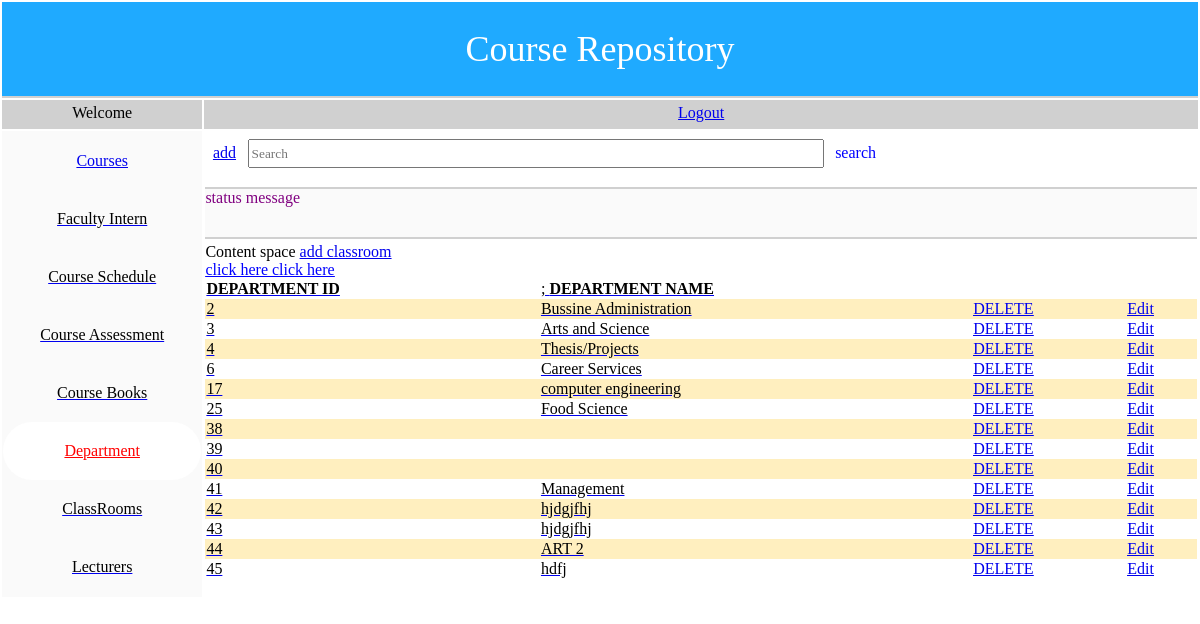
The app's page /department1.php with its own data.
### tables this page shows
CREATE TABLE IF NOT EXISTS `department` (
`Department_ID` int(11) NOT NULL,
  `Department_name` varchar(50) NOT NULL
);

### adb.php (called while the page is built, shortened)
<?php
class adb {
    var $link;
    var $result;
    function connect() {
        if($this->link)
        {
            return true;
        }
        $this->link = mysql_connect(DB_HOST , DB_USER, DB_PWORD);
        return true;
    }
    function fetch() {
        return mysql_fetch_assoc($this->result);
    }
    function query($str_sql) {
        $this->result = mysql_query($str_sql,$this->link);
        return true;
    }
}
?>

### department.php (called while the page is built, shortened)
<?php
	include_once("adb.php");
	class department extends adb{
		function display_departments(){
			if($this->connect()){
				$str_query = "SELECT department_id,department_name from department";
				if($this->query($str_query)){
					return true;
				}
			}
			return false;
			}
	}
?>

### department1.php (the view, shortened to what this page needs)
<?php
	$username = $_SESSION['user'];
?>
<html>
	<head>
		<link rel="stylesheet" href="css/style.css">
	</head>
	<body>
		<table id= "tableBody" width="100%">
            <tr>
                <td colspan="2" id="pageheader">
                    Course Repository
                </td>
            </tr>
			<tr>
                <td id = "pageheaderI"><?php echo "Welcome $username";?></td>
				<td id = "pageheaderI"><a href = "logout.php">Logout</a></td>
            </tr>
            <tr>
               <td id="mainnav">
				   <div class="menuitem" > <a href='viewcourse.php' >
                    Courses
                   </a> </div>
					<a href='assistantview.php'>  <div class="menuitem"  >
                    Faculty Intern
                    </div></a>
					 <a href='manageschedule.php' ><div class="menuitem">
                    Course Schedule
                    </div></a>
					<a href='displayassess.php'><div class="menuitem"  >
                    Course Assessment
                    </div></a>
					<a href='books2.php'><div class="menuitem">
                    Course Books
                    </div></a>
					 <div class="menuitem" style = "background-color: ffffff; border-radius: 1000px;"><a href='department1.php'   style = "color:red">
                   Department</a>
                    </div>
                     <a href='display.php'><div class="menuitem">
                   ClassRooms
                    </div></a>
                    <a href='viewlecturers.php'><div class="menuitem">
                    Lecturers
                    </div></a>
                    </td>
				<td id="content">
					<div id="divPageMenu">
						<span class="menuitem" ><a href="adddepartment.php">add</a></span>
						<input type="text" id="txtSearch" placeholder = "Search"/>
						<span class="menuitem">search</span>
					</div>
					<div id="divStatus" class="status">
						status message
					</div>
					<div id="divContent">
						Content space
						<a href='addclassroom.php?id={$row['ID']}'/>add classroom <br>
						<span class="clickspot">click here </span>
						<span class="clickspot">click here </span>
								<?php
									include_once("department.php");
									$obj = new department();
										$obj->display_departments();
										echo "<table id='tableExample' class='reportTable' width='100%'>";
										echo "<tr> <td><b> DEPARTMENT ID</b></td> <td>;
											<b>DEPARTMENT NAME</b></td> </tr>";
											$count = 0;
										while($row =$obj->fetch()){
											if($count%2==0){
												echo "<tr class='row1'><td>{$row['department_id']}</td> <td>{$row['department_name']}</td> <td>
											 <a href='delete_department.php?id={$row['department_id']}'>DELETE</td><td><a href='edit_department.php?id={$row['department_id']}'>
											Edit </td></tr>";
											}
											else{
												echo "<tr class=''row2> <td>{$row['department_id']}</td> <td>{$row['department_name']}</td> <td>
											 <a href='delete_department.php?id={$row['department_id']}'>DELETE</td><td><a href='edit_department.php?id={$row['department_id']}'>
											Edit </td> </tr>";
											}
											$count++;
											}
										echo "</table";
								?>
					</div>
				</td>
			</tr>
		</table>
	</body>
</html>

### css/style.css (style rules this page uses)
body { margin: 0px; }
.clickspot { text-decoration:underline; color:blue; cursor:pointer }
.status { background-color:#fafafa; color: purple; border-bottom: solid 2px #d0d0d0; font-weight: solid; }
#mainnav .menuitem { color:black; cursor:hand; padding: 20px; }
#divPageMenu .menuitem { color:blue; cursor:hand; padding: 0.2cm; }
#pageheader { height: 1in; background-color: 1faaff; font-size: 36px; color: ffffff; text-align: center; border-bottom: solid 2px #d0d0d0; }
#pageheaderI { height: 0.3in; background-color: #d0d0d0; font-size: 16px; color: 000000; text-align: center; border-bottom: solid 2px #d0d0d0; }
#mainnav { text-align: center; width:2in; vertical-align:top; background-color:#fafafa; }
#content { width:10in; vertical-align:top; background-color:#ffffff; }
#divPageMenu { height:0.5in; border-bottom: solid 2px #d0d0d0; padding-top: 0.2cm; }
#divStatus { height:0.5in; }
.reportTable { border:1px; border-collapse:collapse; }
.reportTable .row1 { background-color: #FFEFBF; }
#txtSearch { height: 0.3in; width: 6in; font-family: cursive; }
#divContent { padding-top: 0.1cm; background-color:white; }

### records on screen
department: Department_ID "2", Department_name "Bussine Administration"
department: Department_ID "3", Department_name "Arts and Science"
department: Department_ID "4", Department_name "Thesis/Projects"
department: Department_ID "6", Department_name "Career Services"
department: Department_ID "17", Department_name "computer engineering"
department: Department_ID "25", Department_name "Food Science"
department: Department_ID "38"
department: Department_ID "39"
department: Department_ID "40"
department: Department_ID "41", Department_name "Management"
department: Department_ID "42", Department_name "hjdgjfhj"
department: Department_ID "43", Department_name "hjdgjfhj"
department: Department_ID "44", Department_name "ART 2"
department: Department_ID "45", Department_name "hdfj"
